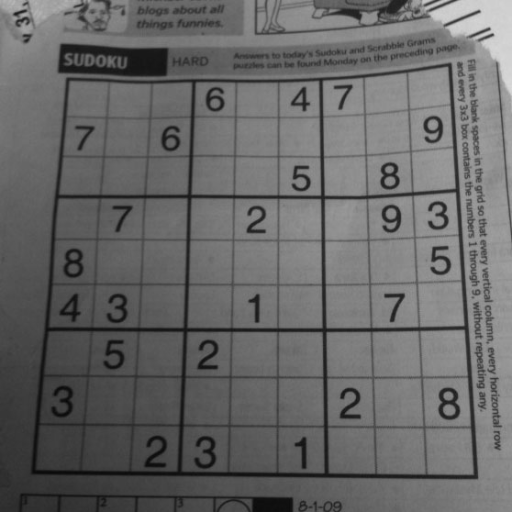
#> input picture assignment1/ip_images/sudoku.png, 512 x 512 px, found by its file name
$ python task3.py
#> lines starting #> are read from the running program, lines starting #| are printed output that depends on the picture; after the words box and inside, x2 and y2 are one past the last pixel; in counts of white or black regions, pixels touching at a corner belong together
### assignment1/src/otsu_adaptive_fast.py
from PIL import Image
import numpy as np
from typing import Optional, Tuple
import os
from tqdm import tqdm
from time import time
from numba import njit, prange
import matplotlib.pyplot as plt
import cv2
# from concurrent.futures import ThreadPoolExecutor
# import multiprocessing as mp

# [7 lines left out: function compute_histogram_numba, not called in this run]

@njit
def otsu_threshold_numba(hist):
    """Numba-optimized Otsu threshold computation"""
    pixels = np.arange(256, dtype=np.float64)
    cum_count = np.cumsum(hist)
    cum_sum = np.cumsum(hist * pixels)

    total_pixels = cum_count[-1]
    if total_pixels == 0:
        return 0

    max_var = -1.0
    t_opt = 0
    for t in range(256):
        w1 = cum_count[t] / total_pixels
        w2 = 1.0 - w1
        if w1 == 0 or w2 == 0:
            continue

        mean1 = cum_sum[t] / cum_count[t]
        mean2 = (cum_sum[-1] - cum_sum[t]) / (total_pixels - cum_count[t])
        var_between = w1 * w2 * (mean1 - mean2) ** 2

        if var_between > max_var:
            max_var = var_between
            t_opt = t
    return t_opt

@njit(parallel=True)
def process_windows_integral_parallel(img_arr, integral_hist, window_size, stride, window_positions):

    output_img = np.zeros_like(img_arr)
    pad = window_size // 2
    H, W = img_arr.shape
    pixels = np.arange(256, dtype=np.float64)

    for idx in prange(len(window_positions)):
        i, j = window_positions[idx]

        x1 = max(0, i - pad)
        x2 = min(H - 1, i + pad)
        y1 = max(0, j - pad)
        y2 = min(W - 1, j + pad)

        hist = (integral_hist[x2+1, y2+1] - integral_hist[x1, y2+1] -
                integral_hist[x2+1, y1] + integral_hist[x1, y1])

        t_local = otsu_threshold_numba(hist)

        end_i = min(i + stride, H)
        end_j = min(j + stride, W)

        for ii in range(i, end_i):
            for jj in range(j, end_j):
                output_img[ii, jj] = 255 if img_arr[ii, jj] > t_local else 0

    return output_img

class fast_otsu_adapt:

    def __init__(self, image_path: str, offset: Optional[int] = None):
        self.img_arr = np.array(Image.open(image_path), dtype=np.uint8)

        if offset is not None:
            self.img_arr = self.img_arr.astype(np.int32) + offset
            self.img_arr = np.clip(self.img_arr, 0, 255).astype(np.uint8)

        self.H, self.W = self.img_arr.shape
        self._build_integral_histogram()

    def _build_integral_histogram(self):
        self.integral_hist = np.zeros((self.H+1, self.W+1, 256), dtype=np.uint32)

        for i in range(self.H):
            row_hist = np.zeros(256, dtype=np.uint32)
            for j in range(self.W):
                row_hist[self.img_arr[i, j]] += 1
                self.integral_hist[i+1, j+1] = (
                    self.integral_hist[i, j+1] + row_hist
                )

    def adaptive_otsu_vectorized(self, window_size=15):
        """Vectorized implementation"""
        stride = int(window_size * 0.8)
        pad = window_size // 2

        i_positions = np.arange(0, self.H, stride)
        j_positions = np.arange(0, self.W, stride)
        window_positions = np.array([(i, j) for i in i_positions for j in j_positions])

        #integral histograms
        output_img = process_windows_integral_parallel(
            self.img_arr, self.integral_hist, window_size, stride, window_positions
        )

        return output_img


    def plot_image(self, window_size=15, save_dir: Optional[str] = None):
        start_time = time()
        adaptive_img = self.adaptive_otsu_vectorized(window_size)
        end_time = time()

        print(f"Processing time: {end_time - start_time:.3f} seconds")

        plt.imshow(adaptive_img, cmap='gray')
        plt.axis('off')
        plt.title(f'Adaptive Otsu - Window Size: {window_size}')

        if save_dir:
            plt.savefig(f"{save_dir}/task3_adapt_otsu_binary_{window_size}.png",
                       bbox_inches='tight', dpi=150)

        plt.show()
        plt.close()

### assignment1/src/otsu_ic.py
from PIL import Image
import numpy as np
from typing import Optional
from dataclasses import dataclass
import os
from tqdm import tqdm
from time import time
from numba import njit
import matplotlib.pyplot as plt
import cv2


class brute_force_soln:
    # [60 lines left out: functions __init__, mean, var, interclass_var, main, not called in this run]


@dataclass
class better_soln:
    # [9 lines left out: function __init__, not called in this run]

    pixels = np.arange(256, dtype='uint8')

    # [38 lines left out: functions mean, var, interclass_var, main, not called in this run]


@njit
def get_threshold_numba(cum_count, cum_sum, cum_sum_sq):
    least_var = 1e18
    t_opt = -1
    total_pixels = cum_count[-1]

    for t in range(256):
        # compute mean0
        n0 = cum_count[t]
        sum0 = cum_sum[t]
        mean0 = sum0 / n0 if n0 > 0 else 0.0

        # compute mean1
        n1 = total_pixels - n0
        sum1 = cum_sum[-1] - sum0
        mean1 = sum1 / n1 if n1 > 0 else 0.0

        # compute variances
        sum0_sq = cum_sum_sq[t]
        var0 = (sum0_sq - 2 * mean0 * sum0 + mean0**2 * n0) / n0 if n0 > 0 else 0.0

        sum1_sq = cum_sum_sq[-1] - sum0_sq
        var1 = (sum1_sq - 2 * mean1 * sum1 + mean1**2 * n1) / n1 if n1 > 0 else 0.0

        wc_var = (var0 * n0 + var1 * n1) / total_pixels
        if wc_var < least_var:
            least_var = wc_var
            t_opt = t

    # print("inter class ousu threshold = ", t_opt)
    return t_opt


class optimal_otsu_ic:

    def __init__(self, image_path:str , offset:Optional[int]=None):

        self.img_arr = np.array(Image.open(image_path))

        if offset is not None:
            self.img_arr = self.img_arr.astype(np.int32) + offset
            self.img_arr = np.clip(self.img_arr, 0, 255).astype(np.uint8)

            #[0,1,2,1,1,4] -> [0,1,2,1,1,0]
            # 4 -> 0
            #7 -> 3

        self.hist = np.zeros(256, dtype=np.uint32)

        for i in range(len(self.img_arr)):
            for j in range(len(self.img_arr[0])):
                self.hist[self.img_arr[i][j]]+=1

        self.pixels = np.arange(256, dtype=np.uint16)
        self.cum_count = np.cumsum(self.hist, dtype=np.uint32)
        self.cum_sum = np.cumsum(self.hist * self.pixels, dtype=np.uint64)
        self.cum_sum_sq = np.cumsum(self.hist * (self.pixels ** 2), dtype=np.uint64)

    # [35 lines left out: functions mean, var, interclass_var, not called in this run]

    def get_threshold(self, debug:Optional[bool]=None):
        t_opt = get_threshold_numba(self.cum_count, self.cum_sum, self.cum_sum_sq)
        if(debug) : print("Optimal threshold acheived by minimizing interclass variance:", t_opt)
        return t_opt

    def plot_image(self, save_dir:Optional[str]=None, task:Optional[int]=None, debug:Optional[bool]=None):
        t_opt = self.get_threshold(debug=debug)
        plt.imshow(self.img_arr > t_opt, cmap='gray')
        plt.axis('off')

        if(save_dir):
            if(task): plt.savefig(f"{save_dir}/task3_adapt_otsu_full.png", bbox_inches='tight', dpi=150)
            else : plt.savefig(f"{save_dir}/task2_ic_otsu_binary.png", bbox_inches='tight', dpi=150)

        plt.show()
        plt.close()


# [10 lines left out: function base_case, not called in this run]


# [8 lines that do not run on import are left out]
    # print("average per call:", (time() - t) / 10000)

    # plt.plot()

    # base_case()

### assignment1/tasks/task3.py
from src.otsu_adaptive import optimal_otsu_adapt, good_enough_otsu_adapt
from src.otsu_adaptive_fast import fast_otsu_adapt
from src.otsu_ic import optimal_otsu_ic

from typing import Optional
import os

def run_task_3(input_path:str, save_dir:Optional[str]=None):
    if save_dir and not os.path.exists(save_dir):
        os.makedirs(save_dir)

    otsu_adapt = fast_otsu_adapt(input_path)
#> in __init__, self.img_arr is the input picture: shape (512, 512); min 8, max 218, mean 103.1
    otsu_inter_class = optimal_otsu_ic(input_path)
#> after the loop in __init__, `for i in range(len(self.img_arr)):`: self.hist = 256 values, max 3453 at index 106, min 0 at index 0, mean 1024
#> in __init__, `self.cum_count = np.cumsum(self.hist, dtype=np.uint32)`: self.cum_count = 256 values from 0 to 262144
#> in __init__, `self.cum_sum = np.cumsum(self.hist * self.pixels, dtype=np.uint64)`: self.cum_sum = 256 values from 0 to 27039431
#> in __init__, `self.cum_sum_sq = np.cumsum(self.hist * (self.pixels ** 2), dtype=np.u..`: self.cum_sum_sq = 256 values from 0 to 3091897557

    #task 3.1

    otsu_adapt.plot_image(window_size=5 , save_dir= save_dir)
#> in adaptive_otsu_vectorized, `output_img = process_windows_integral_parallel( self.img_arr, self.int..`:
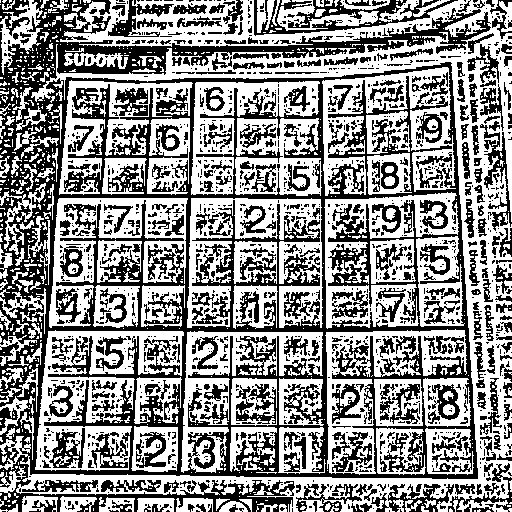
#> output_img: shape (512, 512); 55.7% white; 1553 black regions (1194 under 20 px), largest, box (x1, y1, x2, y2) and area: (0, 0, 491, 512) 67911, (254, 0, 458, 36) 2236, (480, 124, 512, 231) 977

    # task 3.2

    otsu_adapt.plot_image(window_size=10 , save_dir= save_dir)
#> call 2 of adaptive_otsu_vectorized, with window_size = 10
#> in adaptive_otsu_vectorized (call 2), `output_img = process_windows_integral_parallel( self.img_arr, self.int..`:
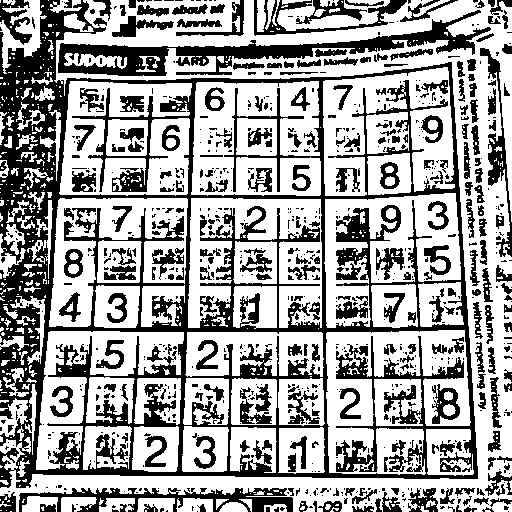
#> output_img: shape (512, 512); 63.3% white; 826 black regions (562 under 20 px), largest, box (x1, y1, x2, y2) and area: (0, 0, 478, 488) 52420, (58, 10, 491, 76) 6505, (19, 488, 293, 512) 2630

    # task 3.3

    otsu_adapt.plot_image(window_size=25 , save_dir= save_dir)
#> call 3 of adaptive_otsu_vectorized, with window_size = 25
#> in adaptive_otsu_vectorized (call 3), `output_img = process_windows_integral_parallel( self.img_arr, self.int..`:
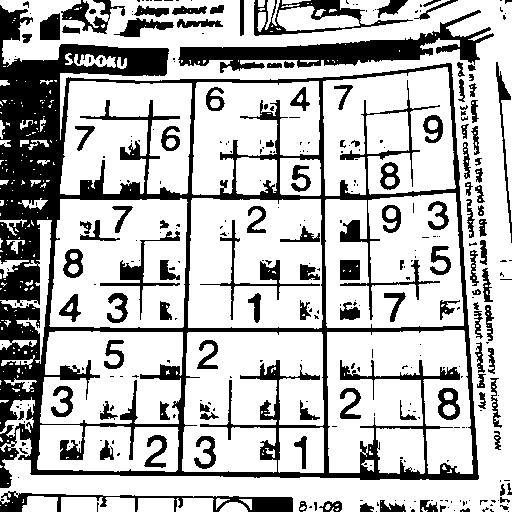
#> output_img: shape (512, 512); 72.5% white; 330 black regions (214 under 20 px), largest, box (x1, y1, x2, y2) and area: (0, 5, 479, 488) 42667, (178, 10, 494, 73) 5677, (0, 491, 293, 512) 1884

    # task 3.4

    otsu_adapt.plot_image(window_size=50 , save_dir= save_dir)
#> call 4 of adaptive_otsu_vectorized, with window_size = 50
#> in adaptive_otsu_vectorized (call 4), `output_img = process_windows_integral_parallel( self.img_arr, self.int..`:
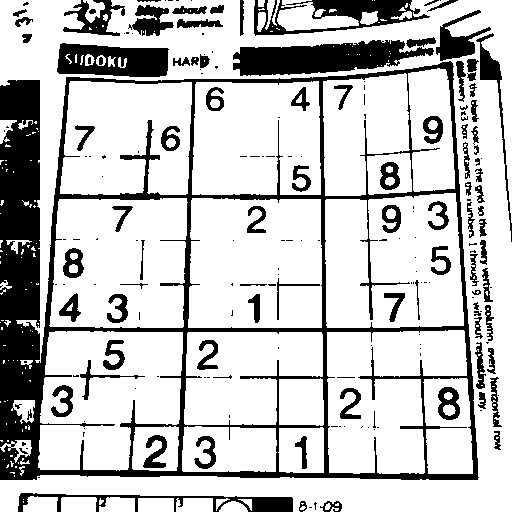
#> output_img: shape (512, 512); 77% white; 201 black regions (107 under 20 px), largest, box (x1, y1, x2, y2) and area: (0, 61, 479, 480) 31976, (233, 40, 434, 76) 4651, (57, 43, 169, 77) 2820

    # task 3.5

    otsu_inter_class.plot_image(save_dir=save_dir, task=3)
#> in get_threshold, `t_opt = get_threshold_numba(self.cum_count, self.cum_sum, self.cum_sum..`: t_opt = 97
#> in plot_image, `plt.show()`:
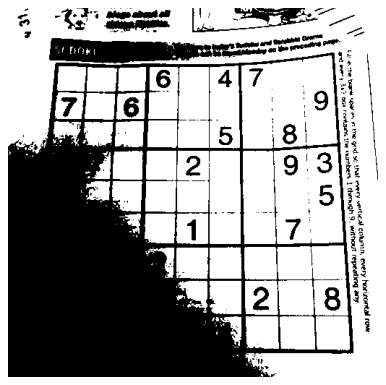
#> figure drawn by matplotlib, 1 panel


if __name__ == "__main__":
    run_task_3("ip_images/sudoku.png")
